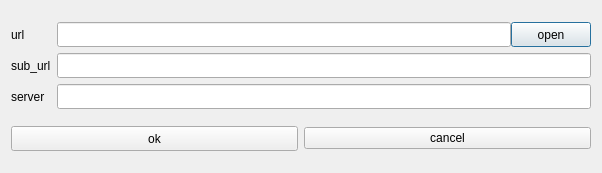
<?xml version="1.0" encoding="UTF-8"?>
<ui version="4.0">
 <class>ItemSetDialog</class>
 <widget class="QDialog" name="ItemSetDialog">
  <property name="geometry">
   <rect>
    <x>0</x>
    <y>0</y>
    <width>602</width>
    <height>173</height>
   </rect>
  </property>
  <property name="windowTitle">
   <string>ItemSetDialog</string>
  </property>
  <layout class="QVBoxLayout" name="verticalLayout">
   <item>
    <layout class="QGridLayout" name="gridLayout">
     <item row="2" column="1">
      <widget class="QLineEdit" name="le_server">
       <property name="minimumSize">
        <size>
         <width>0</width>
         <height>25</height>
        </size>
       </property>
       <property name="maximumSize">
        <size>
         <width>16777215</width>
         <height>25</height>
        </size>
       </property>
      </widget>
     </item>
     <item row="1" column="0">
      <widget class="QLabel" name="label_2">
       <property name="text">
        <string>sub_url</string>
       </property>
      </widget>
     </item>
     <item row="1" column="1">
      <widget class="QLineEdit" name="le_sub_url">
       <property name="minimumSize">
        <size>
         <width>0</width>
         <height>25</height>
        </size>
       </property>
       <property name="maximumSize">
        <size>
         <width>16777215</width>
         <height>25</height>
        </size>
       </property>
      </widget>
     </item>
     <item row="2" column="0">
      <widget class="QLabel" name="label_3">
       <property name="text">
        <string>server</string>
       </property>
      </widget>
     </item>
     <item row="0" column="0">
      <widget class="QLabel" name="label">
       <property name="text">
        <string>url</string>
       </property>
      </widget>
     </item>
     <item row="0" column="1">
      <widget class="QWidget" name="wid_url" native="true">
       <property name="minimumSize">
        <size>
         <width>0</width>
         <height>25</height>
        </size>
       </property>
       <property name="maximumSize">
        <size>
         <width>16777215</width>
         <height>25</height>
        </size>
       </property>
       <layout class="QGridLayout" name="gridLayout_2">
        <property name="leftMargin">
         <number>0</number>
        </property>
        <property name="topMargin">
         <number>0</number>
        </property>
        <property name="rightMargin">
         <number>0</number>
        </property>
        <property name="bottomMargin">
         <number>0</number>
        </property>
        <property name="spacing">
         <number>0</number>
        </property>
        <item row="0" column="0">
         <widget class="QLineEdit" name="le_url">
          <property name="minimumSize">
           <size>
            <width>0</width>
            <height>25</height>
           </size>
          </property>
          <property name="maximumSize">
           <size>
            <width>16777215</width>
            <height>25</height>
           </size>
          </property>
         </widget>
        </item>
        <item row="0" column="1">
         <widget class="QPushButton" name="pb_open">
          <property name="minimumSize">
           <size>
            <width>0</width>
            <height>25</height>
           </size>
          </property>
          <property name="maximumSize">
           <size>
            <width>16777215</width>
            <height>25</height>
           </size>
          </property>
          <property name="text">
           <string>open</string>
          </property>
         </widget>
        </item>
       </layout>
      </widget>
     </item>
    </layout>
   </item>
   <item>
    <layout class="QHBoxLayout" name="horizontalLayout">
     <item>
      <widget class="QPushButton" name="pb_ok">
       <property name="minimumSize">
        <size>
         <width>0</width>
         <height>25</height>
        </size>
       </property>
       <property name="maximumSize">
        <size>
         <width>16777215</width>
         <height>25</height>
        </size>
       </property>
       <property name="text">
        <string>ok</string>
       </property>
      </widget>
     </item>
     <item>
      <widget class="QPushButton" name="pb_cancel">
       <property name="text">
        <string>cancel</string>
       </property>
      </widget>
     </item>
    </layout>
   </item>
  </layout>
 </widget>
 <layoutdefault spacing="6" margin="11"/>
 <resources/>
 <connections/>
</ui>
